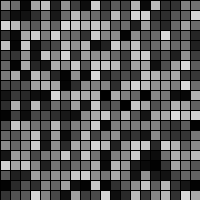
Frame 1 (no input)
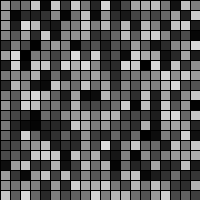
Frame 60 (the mouse pressed at the canvas centre just before this capture)
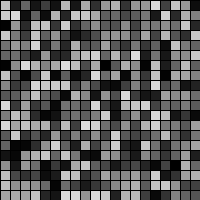
Frame 120 (the mouse held since frame 60 and released just before this capture)

The Processing sketch that drew these frames (run headless with seeded random() and noise(); from frame 60 on, the mouse is pressed at the canvas centre):

// Processing sketch: randompixls
// ── randompixls.pde
void setup() {
  size(200,200);
}

void draw() {
  for (int x=0; x<=width; x+=10) {
    for (int y=0; y<=height; y+=10) {
      fill (random(222));
      rect(x,y,10,10);
    }
  }
}
